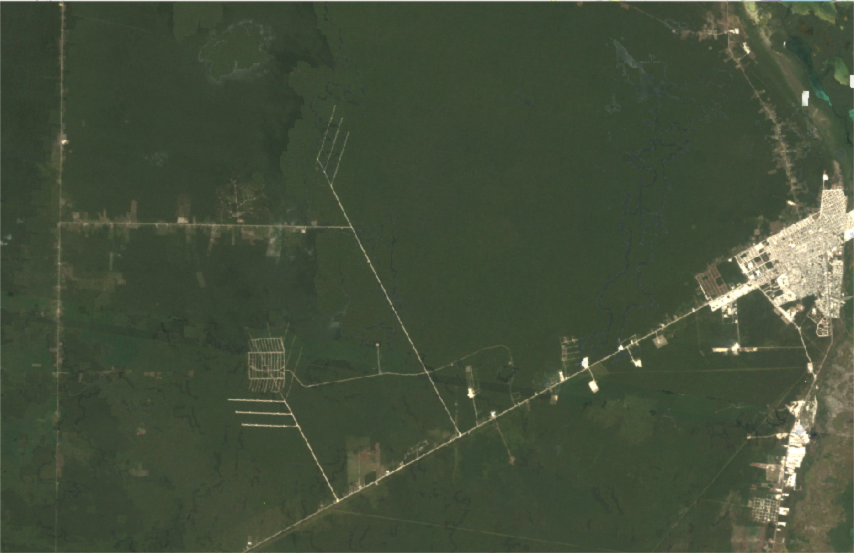
#> input picture module3_histograms_color_seg/module03/Applications/Images/1985.png, 1708 x 1106 px, given in place of checkerboard_18x18.png, which was not available (shown at 1/2 size); the run also reads 1 picture not shown here
$ python 03_01_Histograms.py
#> lines starting #> are read from the running program, lines starting #| are printed output that depends on the picture; pictures that were not available may be replaced by others from this repository, and a replacement may not be noted
import cv2
import numpy as np
from matplotlib import pyplot as plt
plt.rcParams['image.cmap'] = 'gray'


# Create a numpy array of 20x20x1 filled with zero values, equivalent to a black grayscale image.
black_img = np.zeros([20, 20, 1])

# Flatten the image data into a single 1D array.
black_flatten = black_img.ravel()

# Display the image and histogram.
plt.figure(figsize=[18, 4])

plt.subplot(131)
plt.imshow(black_img)
plt.title('Black Image')

plt.subplot(132)
plt.hist(black_flatten, range = [0, 256])
plt.xlim([0, 256])
plt.xlabel('Pixel Intensity')
plt.ylabel('Numer of Pixels')
plt.title('Histogram of black image')
plt.show()
#> figure, not shown here; panel 2: tallest bar 400 high, from x = -1.78e-15 to 25.6
# Press q to close the plot.
plt.close()

# Create a histogram from a binary image.
# Read the image.
img = cv2.imread('checkerboard_18x18.png', cv2.IMREAD_GRAYSCALE)
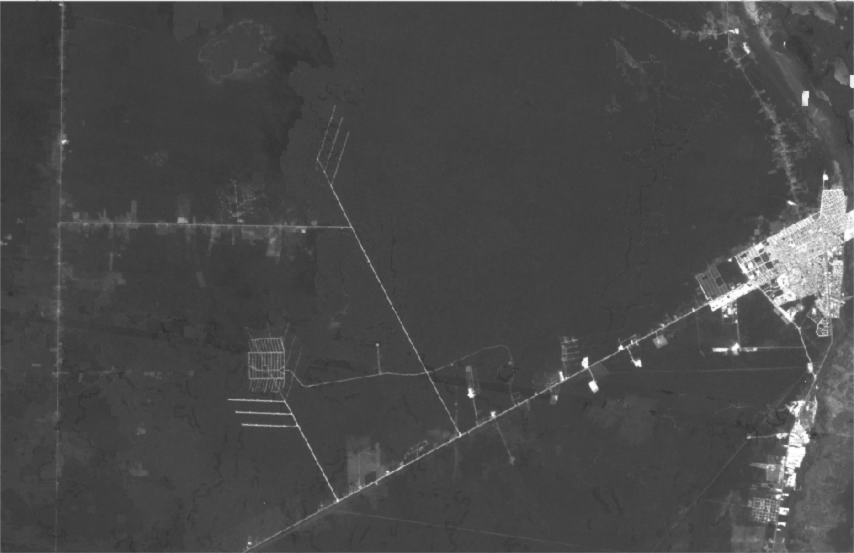
#> img: shape (1106, 1708) (shown at 1/2 size); min 44, max 255, mean 73.3

# Flatten the image data into a single 1D array.
img_flatten = img.ravel()

# Display the image and histograms.
plt.figure(figsize = [18, 4])

plt.subplot(131)
plt.imshow(img)
plt.title('Original Image')

plt.subplot(132)
plt.hist(img_flatten, 5, [0, 256])
plt.xlim([0, 256])
plt.xlabel('Pixel Intensity')
plt.ylabel('Numer of Pixels')
plt.title('5 Bins')

plt.subplot(133)
plt.hist(img_flatten, 50, [0, 256])
plt.xlim([0, 256])
plt.xlabel('Pixel Intensity')
plt.ylabel('Numer of Pixels')
plt.title('50 Bins')
plt.show()
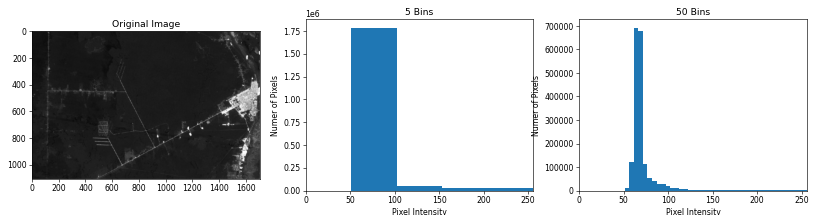
#> figure drawn by matplotlib, 3 panels; panel 2: tallest bar 1786772 high, from x = 51.2 to 102.4; panel 3: tallest bar 693019 high, from x = 61.44 to 66.56
# Press q to close the plot.
plt.close()

# Create a histogram from a grayscale image (example 1).
# Read the image.
img = cv2.imread('MNIST_3_18x18.png', cv2.IMREAD_GRAYSCALE)

# Flatten the image data into a single 1D array.
img_flatten = img.ravel()
#> img_flatten = 324 values, max 255 at index 65, min 0 at index 0, mean 43.66

# Display the image and histograms.
plt.figure(figsize = [18, 4])

plt.subplot(131)
plt.imshow(img)
plt.title('Original Image')
plt.subplot(132)
plt.hist(img_flatten, 5, [0, 256]);
plt.xlim([0, 256])
plt.title('5 Bins')
plt.subplot(133)
plt.hist(img_flatten, 50, [0, 256])
plt.xlim([0, 256])
plt.title('50 Bins')
plt.show()
#> figure, not shown here; panel 2: tallest bar 255 high, from x = -3.55e-15 to 51.2; panel 3: tallest bar 203 high, from x = 4.44e-16 to 5.12
# Press q to close the plot.
plt.close()

# Create a histogram from a grayscale image (example 2).
# Read the image.
img = cv2.imread('Apollo-8-Launch.jpg', cv2.IMREAD_GRAYSCALE)
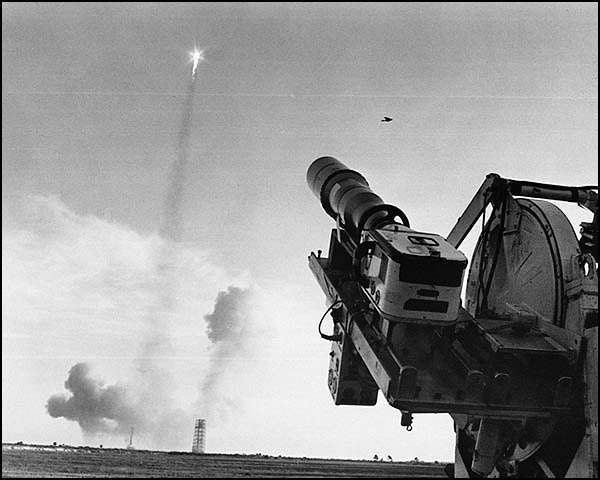
#> input picture module3_histograms_color_seg/module03/Apollo-8-Launch.jpg, 600 x 480 px
#> img is the input picture: shape (480, 600); min 0, max 255, mean 151.3

# Flatten the image data into a single 1D array.
img_flatten = img.ravel()

# Display the image and histograms.
plt.figure(figsize = [18, 4])
plt.subplot(131)
plt.imshow(img)
plt.title('Original Image')
plt.subplot(132)
plt.hist(img_flatten, 50, [0,256])
plt.xlim([0, 256])
plt.title('50 Bins')
plt.subplot(133)
plt.hist(img_flatten, 256, [0,256])
plt.xlim([0, 256])
plt.title('256 Bins')
plt.show()
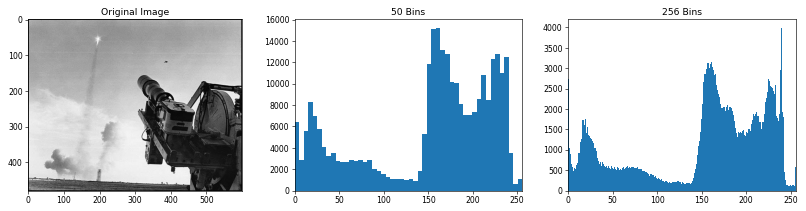
#> figure drawn by matplotlib, 3 panels; panel 2: tallest bar 15245 high, from x = 158.7 to 163.8; panel 3: tallest bar 3996 high, from x = 239 to 240
# Press q to close the plot.
plt.close()

# Compare calcHist() with plt.hist().
# Read the image.
img = cv2.imread('Apollo-8-Launch.jpg', 0)

# Use calcHist() in OpenCV.
hist = cv2.calcHist(images = [img], channels = [0], mask = None, histSize = [256], ranges = [0,255])
#> hist = 256 values, max 3996 at index 239, min 0 at index 255, mean 1122.8

# Flatten the image data.
img_flatten = img.ravel()

# Display the image and histograms.
plt.figure(figsize = [18, 4])
plt.subplot(131)
plt.imshow(img)
plt.title('Original Image')
plt.subplot(132)
plt.plot(hist)
plt.xlim([0, 256])
plt.title('cv2.calcHist()')
plt.subplot(133)
plt.hist(img_flatten,256,[0,256])
plt.xlim([0, 256])
plt.title('np.ravel(), plt.hist()')
plt.show()
#> figure, not shown here; panel 2: curve peaks at x = 239, y = 3996; panel 3: tallest bar 3996 high, from x = 239 to 240
# Press q to close the plot.
plt.close()

# Different images with identical histograms.
# Load in the two gradient images.
img_gradient = cv2.imread('linear_graident.png', cv2.IMREAD_GRAYSCALE)
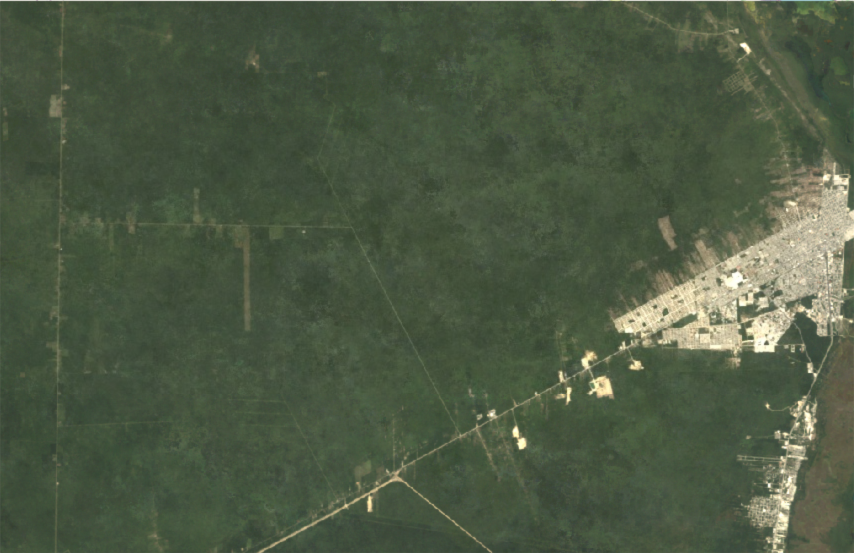
#> input picture module3_histograms_color_seg/module03/Applications/Images/1993.png, 1708 x 1106 px, given in place of linear_graident.png, which was not available (shown at 1/2 size)
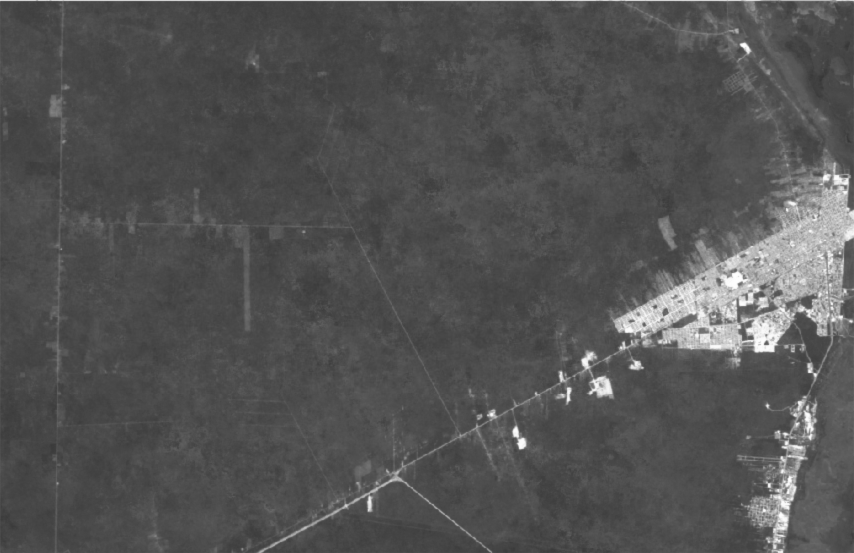
#> img_gradient: shape (1106, 1708) (shown at 1/2 size); min 53, max 255, mean 83.1
img_noisy = cv2.imread('noisy.png', cv2.IMREAD_GRAYSCALE)

# Flatten the image data into a single 1D arrays.
gradient_flatten = img_gradient.ravel()
noisy_flatten = img_noisy.ravel()

# Display the images and histograms.
plt.figure(figsize = [18, 10])

plt.subplot(221); plt.imshow(img_gradient); plt.title('Linear Gradient')

plt.subplot(222)
plt.hist(gradient_flatten, range = [0, 256])
plt.xlim([0, 256])
plt.xlabel('Pixel Intensity')
plt.ylabel('Numer of Pixels')
plt.title('Histogram of linear gradient')

plt.subplot(223)
plt.imshow(img_noisy)
plt.title('Noisy Image')

plt.subplot(224)
plt.hist(noisy_flatten, range = [0, 256])
plt.xlim([0, 256])
plt.xlabel('Pixel Intensity')
plt.ylabel('Numer of Pixels')
plt.title('Histogram of noisy image')
plt.show()
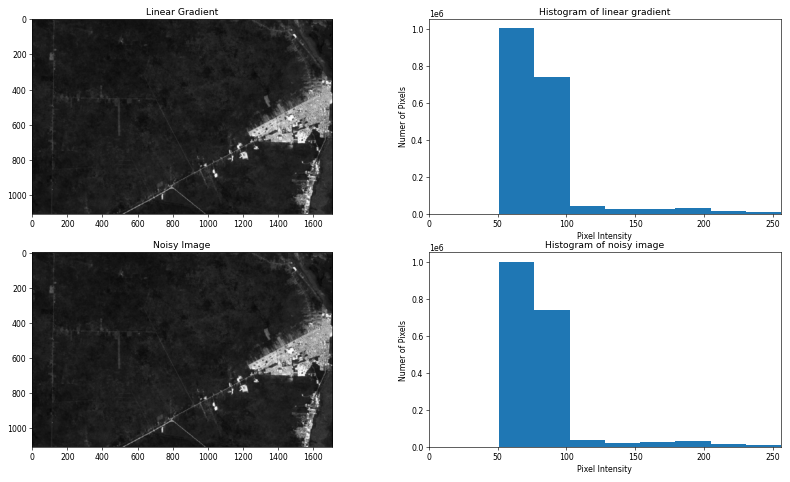
#> figure drawn by matplotlib, 4 panels; panel 2: tallest bar 1002671 high, from x = 51.2 to 76.8; panel 4: tallest bar 1002671 high, from x = 51.2 to 76.8
# Press q to close the plot.
plt.close()

# Color histograms.
# Read the color images.
img = cv2.imread('Emerald_Lakes_New_Zealand.jpg')

# Compute histograms for each color channel for both images.
hist1 = cv2.calcHist([img], [0], None, [256], [0, 255])
#> hist1 = 256 values from 0 to 0
#> (the run stopped early here; a loop or call above may not have finished)
